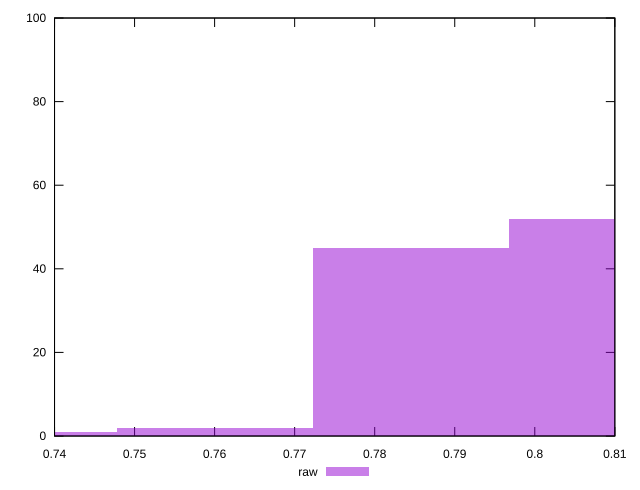

Reproduce this figure in gnuplot.
reset

$raw <<EOF
0.7600278612680427 2
0.7845448890508827 45
0.7355108334852025 1
0.8090619168337227 52
EOF

set key outside below
set boxwidth 0.024517027782840085
set xrange [0.74:0.81]
set yrange [0:100]
set trange [0:100]
set style fill transparent solid 0.5 noborder
set terminal svg size 640, 490 enhanced background rgb 'white'
set output "report_00019_2021-02-10T18-14-37.922Z//meta/score/samples/pages+cached+noadtech+nomedia+nocss/raw/histogram.svg"

plot $raw title "raw" with boxes

reset
